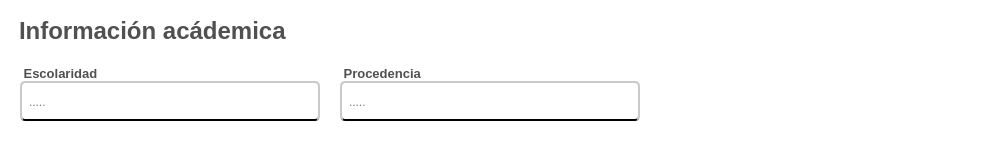
              <widget class="QFrame" name="info_academica">
               <property name="sizePolicy">
                <sizepolicy hsizetype="Preferred" vsizetype="Preferred">
                 <horstretch>0</horstretch>
                 <verstretch>10</verstretch>
                </sizepolicy>
               </property>
               <property name="minimumSize">
                <size>
                 <width>1000</width>
                 <height>160</height>
                </size>
               </property>
               <property name="styleSheet">
                <string notr="true">QFrame{

	background-color: rgb(255, 255, 255);
}</string>
               </property>
               <property name="frameShape">
                <enum>QFrame::NoFrame</enum>
               </property>
               <property name="frameShadow">
                <enum>QFrame::Raised</enum>
               </property>
               <layout class="QVBoxLayout" name="verticalLayout">
                <item alignment="Qt::AlignTop">
                 <widget class="QLabel" name="label_titulo_info_academica">
                  <property name="sizePolicy">
                   <sizepolicy hsizetype="Preferred" vsizetype="Preferred">
                    <horstretch>0</horstretch>
                    <verstretch>0</verstretch>
                   </sizepolicy>
                  </property>
                  <property name="minimumSize">
                   <size>
                    <width>0</width>
                    <height>40</height>
                   </size>
                  </property>
                  <property name="maximumSize">
                   <size>
                    <width>16777215</width>
                    <height>20</height>
                   </size>
                  </property>
                  <property name="font">
                   <font>
                    <family>Arial</family>
                    <pointsize>18</pointsize>
                    <weight>75</weight>
                    <bold>true</bold>
                   </font>
                  </property>
                  <property name="styleSheet">
                   <string notr="true">QLabel{
	
	
	color: rgb(80, 80, 80);

	border-color: #ffffff;
padding-left:2px;



}
</string>
                  </property>
                  <property name="text">
                   <string>Información acádemica</string>
                  </property>
                  <property name="scaledContents">
                   <bool>false</bool>
                  </property>
                 </widget>
                </item>
                <item>
                 <widget class="QFrame" name="preguntas_info_academica">
                  <property name="minimumSize">
                   <size>
                    <width>460</width>
                    <height>100</height>
                   </size>
                  </property>
                  <property name="styleSheet">
                   <string notr="true">border-radius:0px;
/*border:1px solid;*/</string>
                  </property>
                  <property name="frameShape">
                   <enum>QFrame::NoFrame</enum>
                  </property>
                  <property name="frameShadow">
                   <enum>QFrame::Raised</enum>
                  </property>
                  <layout class="QFormLayout" name="formLayout_2">
                   <property name="horizontalSpacing">
                    <number>20</number>
                   </property>
                   <item row="0" column="0">
                    <layout class="QVBoxLayout" name="verticalLayout_40">
                     <item>
                      <widget class="QLabel" name="label_escolaridad">
                       <property name="maximumSize">
                        <size>
                         <width>100</width>
                         <height>16777215</height>
                        </size>
                       </property>
                       <property name="font">
                        <font>
                         <family>Arial</family>
                         <pointsize>10</pointsize>
                         <weight>75</weight>
                         <bold>true</bold>
                        </font>
                       </property>
                       <property name="styleSheet">
                        <string notr="true">QLabel{
		
	color: rgb(80, 80, 80);

	border-color: #ffffff;


}
</string>
                       </property>
                       <property name="text">
                        <string> Escolaridad </string>
                       </property>
                       <property name="scaledContents">
                        <bool>true</bool>
                       </property>
                      </widget>
                     </item>
                     <item>
                      <widget class="QLineEdit" name="input_escolaridad">
                       <property name="sizePolicy">
                        <sizepolicy hsizetype="Fixed" vsizetype="Fixed">
                         <horstretch>0</horstretch>
                         <verstretch>0</verstretch>
                        </sizepolicy>
                       </property>
                       <property name="minimumSize">
                        <size>
                         <width>300</width>
                         <height>40</height>
                        </size>
                       </property>
                       <property name="styleSheet">
                        <string notr="true">QLineEdit{
	
	background-color: rgb(255, 255, 255);
	border-radius:5px;
	padding-left: 5px;
 padding-right:5px;
	padding-top:1px;
	border-bottom:2px solid black  ;
	border-top: 2px solid rgb(202, 202, 202);
	border-left: 2px solid rgb(202, 202, 202);
	border-right: 2px solid rgb(202, 202, 202);

}

QLineEdit:focus{

	border: 2px solid rgb(17, 192, 255)



}
</string>
                       </property>
                       <property name="placeholderText">
                        <string>.....</string>
                       </property>
                      </widget>
                     </item>
                    </layout>
                   </item>
                   <item row="0" column="1">
                    <layout class="QVBoxLayout" name="verticalLayout_39">
                     <item>
                      <widget class="QLabel" name="label_procendencia">
                       <property name="maximumSize">
                        <size>
                         <width>100</width>
                         <height>16777215</height>
                        </size>
                       </property>
                       <property name="font">
                        <font>
                         <family>Arial</family>
                         <pointsize>10</pointsize>
                         <weight>75</weight>
                         <bold>true</bold>
                        </font>
                       </property>
                       <property name="styleSheet">
                        <string notr="true">QLabel{
		
	color: rgb(80, 80, 80);

	border-color: #ffffff;


}
</string>
                       </property>
                       <property name="text">
                        <string> Procedencia </string>
                       </property>
                       <property name="textFormat">
                        <enum>Qt::PlainText</enum>
                       </property>
                       <property name="scaledContents">
                        <bool>true</bool>
                       </property>
                      </widget>
                     </item>
                     <item>
                      <widget class="QLineEdit" name="input_procendencia">
                       <property name="sizePolicy">
                        <sizepolicy hsizetype="Fixed" vsizetype="Fixed">
                         <horstretch>0</horstretch>
                         <verstretch>0</verstretch>
                        </sizepolicy>
                       </property>
                       <property name="minimumSize">
                        <size>
                         <width>300</width>
                         <height>40</height>
                        </size>
                       </property>
                       <property name="styleSheet">
                        <string notr="true">QLineEdit{
	
	background-color: rgb(255, 255, 255);
	border-radius:5px;
	padding-left: 5px;
 padding-right:5px;
	padding-top:1px;
	border-bottom:2px solid black  ;
	border-top: 2px solid rgb(202, 202, 202);
	border-left: 2px solid rgb(202, 202, 202);
	border-right: 2px solid rgb(202, 202, 202);

}

QLineEdit:focus{

	border: 2px solid rgb(17, 192, 255)



}
</string>
                       </property>
                       <property name="placeholderText">
                        <string>.....</string>
                       </property>
                      </widget>
                     </item>
                    </layout>
                   </item>
                  </layout>
                 </widget>
                </item>
               </layout>
              </widget>
